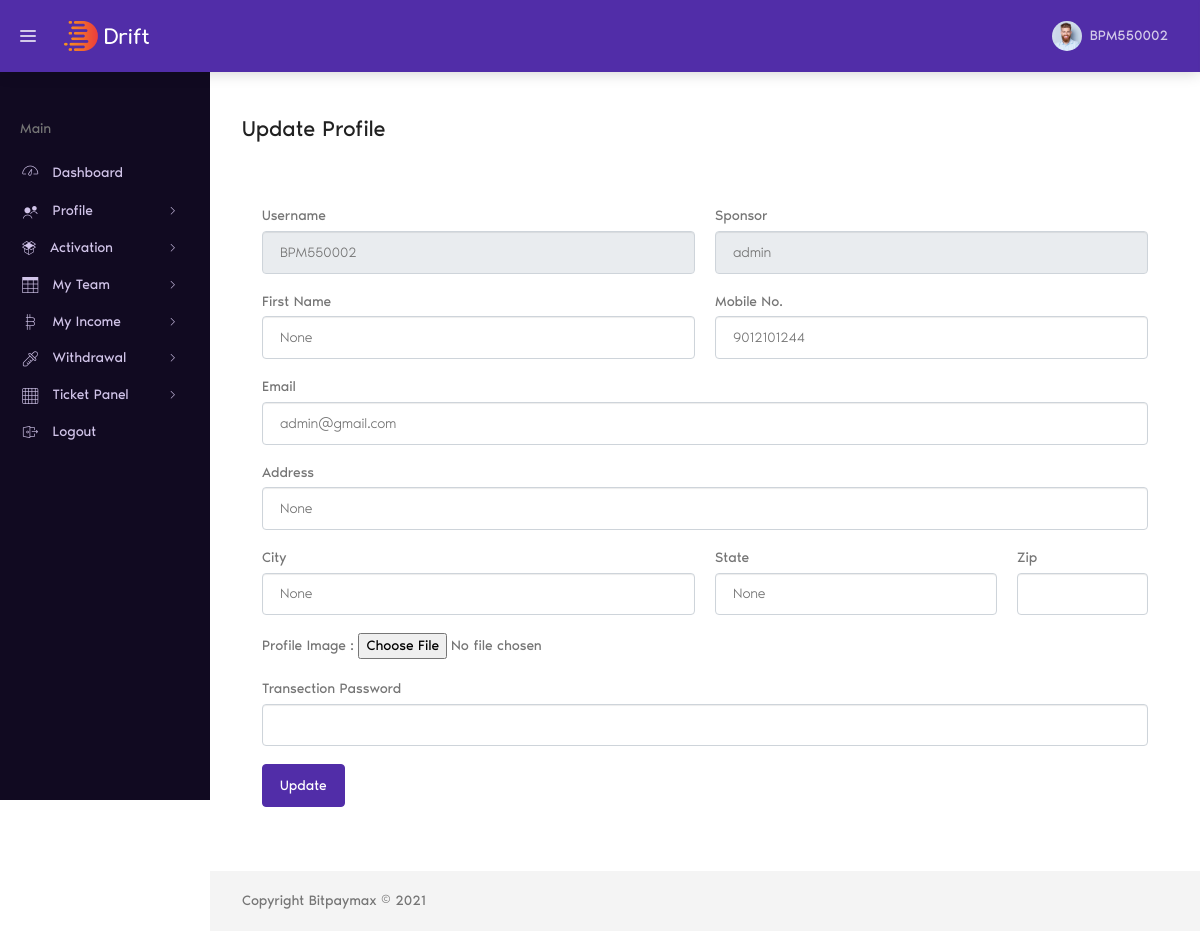
Page /profile/update-profile/ (signed in) on the committed database.
### account/models.py (models this page shows, shortened)
class Account(AbstractBaseUser):
	email 					= models.EmailField(verbose_name="email", max_length=60, unique=False,blank=True,null=True)
	username 				= models.CharField(max_length=30, unique=True)
	date_joined				= models.DateTimeField(verbose_name='date joined', auto_now_add=True)
	date_active				= models.DateTimeField(verbose_name='date active',null=True,blank=True)
	last_login				= models.DateTimeField(verbose_name='last login', auto_now=True)
	is_admin				= models.BooleanField(default=False)
	is_active				= models.BooleanField(default=True)
	is_active1              = models.BooleanField(default=False)
	is_staff				= models.BooleanField(default=False)
	is_superuser			= models.BooleanField(default=False)
	total_level_income      = models.FloatField(default=0)
	withdrawal_amount       = models.FloatField(default=0)
	total_roi_income        = models.FloatField(default=0)
	activation_amount       = models.FloatField(default=0)
	available_amount		= models.FloatField(default=0)
	first_name				= models.CharField(max_length=30, unique=False,blank=True,null=True)
	last_name				= models.CharField(max_length=30, unique=False,blank=True,null=True)
	sponsor  				= models.ForeignKey('self',on_delete=models.SET_NULL,blank=True,null=True)
	txn_password            = models.CharField(max_length=30,null=False)
	phon_no                 = models.CharField(max_length=12,blank=True,null=True)
	address                 = models.CharField(max_length=200,blank=True,null=True)
	dob				        = models.DateTimeField(verbose_name='date of birth', null=True, blank=True)
	state					= models.CharField(max_length=100,blank=True,null=True)
	city 					= models.CharField(max_length=50,blank=True,null=True)
	zip_code				= models.CharField(max_length=6,blank=True,null=True)
	profile_pic 			= models.ImageField(default="default.jpg", upload_to="profile_pics",null=True,blank=True)
	password1               = models.CharField(max_length=30,null=True,blank=True)
	packages                = models.ManyToManyField(Package)
	supper_packages         = models.ManyToManyField(Package, related_name="super_pack")
	total_income            = models.PositiveIntegerField(default=0)
	is_able_for_income      = models.BooleanField(default=False)
	USERNAME_FIELD = 'username'
	REQUIRED_FIELDS = ['email']
	objects = MyAccountManager()

### profile_app/views.py (the view)
# urls.py: path('update-profile/', views.updateProfile, name="updateprofile"),
@login_required
def updateProfile(request):
    user = request.user
    name = user.username
    if request.method == 'POST':
        f_name = request.POST.get('f_name')
        mobile_no = request.POST.get('mobile')
        address = request.POST.get('address')
        state = request.POST.get('state')
        city = request.POST.get('city')
        zip_code = request.POST.get('zip')
        myfile = request.FILES['myfile']
        p = request.POST.get('txn_pass')
        if p == user.txn_password:
            user.first_name = f_name
            user.phon_no = mobile_no
            user.address = address
            user.state = state
            user.city = city
            user.zip = zip
            user.image = myfile
            user.save()
            messages.success(request,'Profile Updated successfully!!')
            return redirect('updateprofile')
        else:
            messages.error(request,'Wrong Transection password!!')
            return redirect('updateprofile')
    else:
        pass
    return render(request,'updateprofile.html')

### profile_app/templates/updateprofile.html (shortened to what this page needs)
{% extends "base.html" %}
{% load static %}
{% block content %}
<div class="dt-content-wrapper">
    <div class="dt-content">
        <div class="dt-page__header">
            <h1 class="dt-page__title">Update Profile</h1>
        </div>
        <div id="content" class="p-4 p-md-5 pt-5">
            <form method="POST" enctype="multipart/form-data">{% csrf_token %}
                <div class="form-row">
                    <div class="form-group col-md-6">
                        <label for="inputEmail4">Username</label>
                        <input type="text" class="form-control" value="{{ user.username}}" id="inputEmail4" readonly="">
                    </div>
                    <div class="form-group col-md-6">
                        <label for="inputEmail4">Sponsor</label>
                        <input type="text" class="form-control" value="{{ user.sponsor.username }}" readonly="">
                    </div>
                    <div class="form-group col-md-6">
                        <label for="inputEmail4">First Name</label>
                        <input type="text" class="form-control" id="inputEmail4" value="{{ user.first_name}}" name="f_name">
                    </div>
                    <div class="form-group col-md-6">
                        <label for="inputEmail4">Mobile No.</label>
                        <input type="text" class="form-control" value="{{ user.phon_no }}" name="mobile">
                    </div>
                </div>
                <div class="form-group">
                    <label for="inputEmail4">Email</label>
                    <input type="email" class="form-control" value="{{ user.email }}" name="email">
                </div>
                <div class="form-group">
                    <label for="inputAddress">Address</label>
                    <input type="text" class="form-control" id="inputAddress" value="{{ user.address }}" name="address">
                </div>
                <div class="form-row">
                    <div class="form-group col-md-6">
                        <label for="inputCity">City</label>
                        <input type="text" class="form-control" id="inputCity" value="{{ user.city }}" name="city">
                    </div>
                    <div class="form-group col-md-4">
                        <label for="inputState">State</label>
                        <select id="inputState" class="form-control" name="state">
                            <option selected="">{{ user.state }}</option>
                        </select>
                    </div>
                    <div class="form-group col-md-2">
                        <label for="inputZip">Zip</label>
                        <input type="text" class="form-control" id="inputZip" value="{{ user.zip }}" name="zip">
                    </div>
                </div>
                <div class="form-group">
                    <label for="inputAddress">Profile Image : </label>
                    <input type="file" id="inputFile" name="myfile" autocomplete="false" value="" required="">
                </div>
                <div class="form-group">
                    <label for="inputAddress">Transection Password</label>
                    <input type="Password" class="form-control" id="inputPassword" name="txn_pass" autocomplete="false">
                </div>
                <button type="submit" class="btn btn-primary">Update</button>
            </form>
        </div>
    </div>
    <footer class="dt-footer">
        Copyright Bitpaymax © 2021
    </footer>
</div>
{% endblock content %}

### profile_app/templates/base.html (shortened to what this page needs)
{% load static %}
<!DOCTYPE html>
<html lang="en">
<head>
    <link href="https://cdn.jsdelivr.net/npm/bootstrap@5.1.1/dist/css/bootstrap.min.css" rel="stylesheet"
>
    <link rel="stylesheet" href="{% static 'assets/fonts/noir-pro/styles.css' %}">
    <link rel="stylesheet" href="{% static 'plugins/flag-icon-css/css/flag-icon.min.css' %}">
    <link rel="stylesheet" href="{% static 'assets/vendor/gaxon-icon/styles.css' %}">
    <link rel="stylesheet" href="{% static 'plugins/perfect-scrollbar/css/perfect-scrollbar.css' %}">
    <link rel="stylesheet" type="text/css" href="{% static 'plugins/chartist/css/chartist.min.css' %}" media="all" />
    <link rel="stylesheet" type="text/css" href="{% static 'assets/css/default/theme-dark.min.css' %}">
</head>
<body class="dt-layout--default dt-sidebar--fixed dt-header--fixed">
    <div class="dt-root">
        <div class="dt-root__inner">
            <header class="dt-header">
                <div class="dt-header__container">
                    <div class="dt-brand">
                        <div class="dt-brand__tool" data-toggle="main-sidebar">
                            <div class="hamburger-inner"></div>
                        </div>
                        <span class="dt-brand__logo">
                            <a class="dt-brand__logo-link" href="index.html">
                                <img class="dt-brand__logo-img d-none d-sm-inline-block"
                                    src="{% static 'assets/images/logo.png' %}" alt="Drift">
                            </a>
                        </span>
                    </div>
                    <div class="dt-header__toolbar">
                        <div class="dt-nav-wrapper">
                            <ul class="dt-nav">
                                <li class="dt-nav__item dropdown">
                                    <a href="#" class="dt-nav__link dropdown-toggle no-arrow dt-avatar-wrapper"
                                        data-toggle="dropdown" aria-haspopup="true" aria-expanded="false">
                                        <img class="dt-avatar size-30"
                                            src="{% static 'assets/images/user-avatar/domnic-harris.jpg' %}"
                                            alt="Domnic Harris">
                                        <span class="dt-avatar-info d-none d-sm-block">
                                            <span class="dt-avatar-name">{{ user.username }}</span>
                                        </span> </a>
                                </li>
                            </ul>
                        </div>
                    </div>
                </div>
            </header>
            <main class="dt-main">
                <aside id="main-sidebar" class="dt-sidebar">
                    <div class="dt-sidebar__container">
                        <ul class="dt-side-nav">
                            <li class="dt-side-nav__item dt-side-nav__header">
                                <span class="dt-side-nav__text">main</span>
                            </li>
                            <li class="dt-side-nav__item">
                                <a href="{% url 'profile' %}" class="dt-side-nav__link">
                                    <i class="icon-lgicon icon-dashboard icon-fw icon-lg"></i>
                                    <span class="dt-side-nav__text">Dashboard</span>
                                </a>
                            </li>
                            <li class="dt-side-nav__item">
                                <a href="javascript:void(0)" class="dt-side-nav__link dt-side-nav__arrow"
                                    title="Widgets">
                                    <i class="icon icon-contacts-app icon-fw icon-lg"></i>
                                    <span class="dt-side-nav__text">Profile</span>
                                </a>
                            </li>
                            <li class="dt-side-nav__item">
                                <a href="javascript:void(0)" class="dt-side-nav__link dt-side-nav__arrow">
                                    <i class="icon icon-metrics icon-fw"></i>
                                    <span class="dt-side-nav__text">Activation</span>
                                </a>
                            </li>
                            <li class="dt-side-nav__item">
                                <a href="javascript:void(0)" class="dt-side-nav__link dt-side-nav__arrow">
                                    <i class="icon icon-tables icon-fw icon-lg"></i>
                                    <span class="dt-side-nav__text">My Team</span>
                                </a>
                            </li>
                            <li class="dt-side-nav__item">
                                <a href="javascript:void(0)" class="dt-side-nav__link dt-side-nav__arrow">
                                    <i class="icon icon-crypto icon-fw icon-lg"></i>
                                    <span class="dt-side-nav__text">My Income</span>
                                </a>
                            </li>
                            {% if user.is_superuser %}
                            <li class="dt-side-nav__item">
                                <a href="javascript:void(0)" class="dt-side-nav__link dt-side-nav__arrow">
                                    <i class="icon icon-pickers icon-fw icon-lg"></i>
                                    <span class="dt-side-nav__text">Withdrawal</span>
                                </a>
                                <ul class="dt-side-nav__sub-menu">
                                    <li class="dt-side-nav__item">
                                        <a href="{% url 'adminwithdrawal' %}" class="dt-side-nav__link">
                                            <i class="icon icon-date-time-picker icon-fw icon-lg"></i>
                                            <span class="dt-side-nav__text">Withdrawals</span>
                                        </a>
                                    </li>
                                </ul>
                            </li>
                            {% else %}
                            <li class="dt-side-nav__item">
                                <a href="javascript:void(0)" class="dt-side-nav__link dt-side-nav__arrow">
                                    <i class="icon icon-pickers icon-fw icon-lg"></i>
                                    <span class="dt-side-nav__text">Withdrawal</span>
                                </a>
                            </li>
                            {% endif%}
                            <li class="dt-side-nav__item">
                                <a href="javascript:void(0)" class="dt-side-nav__link dt-side-nav__arrow">
                                    <i class="icon icon-grid icon-fw icon-lg"></i>
                                    <span class="dt-side-nav__text">Ticket Panel</span>
                                </a>
                            </li>
                            <li class="dt-side-nav__item">
                                <a href="{% url 'logout' %}?next={% url 'index' %}" class="dt-side-nav__link" title="Layouts">
                                    <i class="icon icon-login-page icon-fw icon-lg"></i>
                                    <span class="dt-side-nav__text">Logout</span>
                                </a>
                            </li>
                        </ul>
                    </div>
                </aside>
                {% block content %}
                {% endblock content %}
            </main>
        </div>
    </div>
</body>
</html>

### rows in the picture
Account: username "BPM550002", sponsor.username "admin", f_name "None", mobile "9012101244", email "admin@gmail.com", address "None", city "None", state "None"
